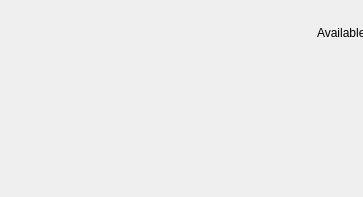
<?xml version='1.0' encoding='UTF-8'?> 
<ui version='4.0'>
 <class>Dialog</class>
 <widget class='QDialog' name='Dialog'>
      <property name='geometry'>
        <rect>
         <x>0</x>
         <y>0</y>
         <width>363</width>
         <height>197</height>
        </rect>
      </property>
  <property name='Game Items Categories'>
   <string>Dialog</string>
  </property>
     <widget class='QPushButton' name='IDCANCEL0'>
      <property name='geometry'>
        <rect>
         <x>765</x>
         <y>435</y>
         <width>125</width>
         <height>35</height>
        </rect>
      </property>
        <property name='text'>
         <string>Close</string>
        </property>
       </widget>
<!-- UNKNOWN_CONTROLE  LISTBOX LB_ITEMCAT 6 6 116 164 LBS_SORT | LBS_NOINTEGRALHEIGHT | NOT WS_BORDER | WS_VSCROLL | WS_TABSTOP WS_EX_STATICEDGE -->
     <widget class='QPushButton' name='Item'>
      <property name='geometry'>
        <rect>
         <x>17</x>
         <y>435</y>
         <width>285</width>
         <height>35</height>
        </rect>
      </property>
        <property name='text'>
         <string>Load</string>
        </property>
       </widget>
      <widget class='QLabel' name='User'>
      <property name='geometry'>
        <rect>
         <x>317</x>
         <y>20</y>
         <width>260</width>
         <height>25</height>
        </rect>
      </property>
        <property name='text'>
          <string>Available</string>
         </property>
      </widget>
      </widget>
   <resources/>
 <connections/>
</ui> 
